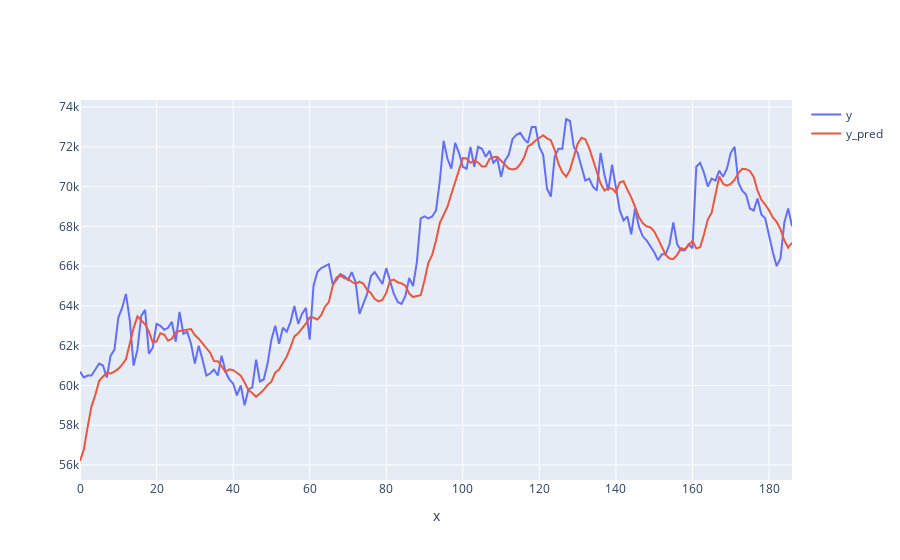

The code cell stored with this chart in its notebook:
### Code cell
test_lstm.plot_result()

### Figure 1 — Plotly figure (JSON) as saved in the notebook; plotly's stock layout.template omitted (floating-point values rounded to 4 significant figures; data arrays with more than 128 entries replaced by an {"elided": "..."} marker saying what was removed)
{"data": [{"name": "y", "type": "scatter", "y": {"elided": "187 int values"}}, {"name": "y_pred", "type": "scatter", "y": {"elided": "187 float values"}}], "layout": {"xaxis": {"title": {"text": "x"}}}}
